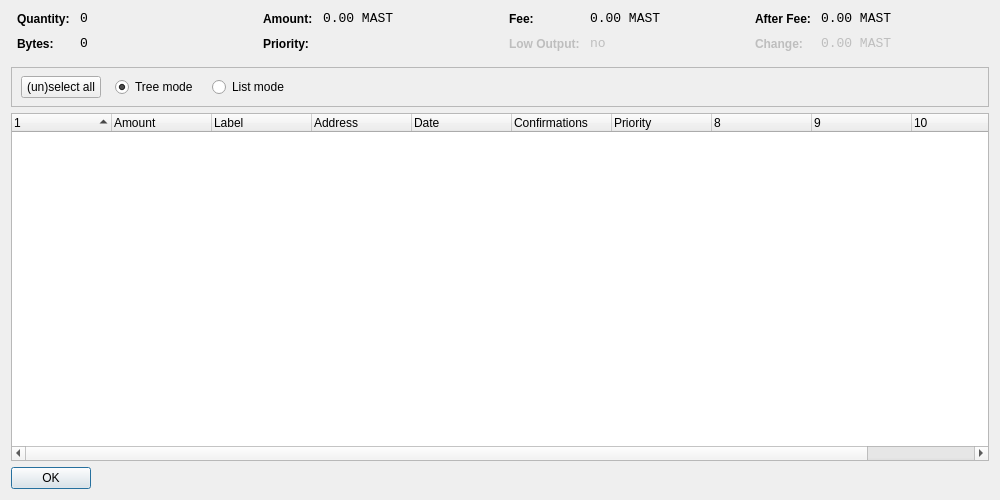
<?xml version="1.0" encoding="UTF-8"?>
<ui version="4.0">
 <class>CoinControlDialog</class>
 <widget class="QDialog" name="CoinControlDialog">
  <property name="geometry">
   <rect>
    <x>0</x>
    <y>0</y>
    <width>1000</width>
    <height>500</height>
   </rect>
  </property>
  <property name="windowTitle">
   <string>Coin Control</string>
  </property>
  <layout class="QVBoxLayout" name="verticalLayout">
   <item>
    <layout class="QHBoxLayout" name="horizontalLayoutTop" stretch="0,0,0,0">
     <property name="topMargin">
      <number>0</number>
     </property>
     <property name="bottomMargin">
      <number>10</number>
     </property>
     <item>
      <layout class="QFormLayout" name="formLayoutCoinControl1">
       <property name="horizontalSpacing">
        <number>10</number>
       </property>
       <property name="verticalSpacing">
        <number>10</number>
       </property>
       <property name="leftMargin">
        <number>6</number>
       </property>
       <property name="rightMargin">
        <number>6</number>
       </property>
       <item row="0" column="0">
        <widget class="QLabel" name="labelCoinControlQuantityText">
         <property name="styleSheet">
          <string notr="true">font-weight:bold;</string>
         </property>
         <property name="text">
          <string>Quantity:</string>
         </property>
        </widget>
       </item>
       <item row="0" column="1">
        <widget class="QLabel" name="labelCoinControlQuantity">
         <property name="font">
          <font>
           <family>Monospace</family>
           <pointsize>10</pointsize>
          </font>
         </property>
         <property name="cursor">
          <cursorShape>IBeamCursor</cursorShape>
         </property>
         <property name="contextMenuPolicy">
          <enum>Qt::ActionsContextMenu</enum>
         </property>
         <property name="text">
          <string notr="true">0</string>
         </property>
         <property name="textInteractionFlags">
          <set>Qt::LinksAccessibleByMouse|Qt::TextSelectableByKeyboard|Qt::TextSelectableByMouse</set>
         </property>
        </widget>
       </item>
       <item row="1" column="0">
        <widget class="QLabel" name="labelCoinControlBytesText">
         <property name="styleSheet">
          <string notr="true">font-weight:bold;</string>
         </property>
         <property name="text">
          <string>Bytes:</string>
         </property>
        </widget>
       </item>
       <item row="1" column="1">
        <widget class="QLabel" name="labelCoinControlBytes">
         <property name="font">
          <font>
           <family>Monospace</family>
           <pointsize>10</pointsize>
          </font>
         </property>
         <property name="cursor">
          <cursorShape>IBeamCursor</cursorShape>
         </property>
         <property name="contextMenuPolicy">
          <enum>Qt::ActionsContextMenu</enum>
         </property>
         <property name="text">
          <string notr="true">0</string>
         </property>
         <property name="textInteractionFlags">
          <set>Qt::LinksAccessibleByMouse|Qt::TextSelectableByKeyboard|Qt::TextSelectableByMouse</set>
         </property>
        </widget>
       </item>
      </layout>
     </item>
     <item>
      <layout class="QFormLayout" name="formLayoutCoinControl2">
       <property name="horizontalSpacing">
        <number>10</number>
       </property>
       <property name="verticalSpacing">
        <number>10</number>
       </property>
       <property name="leftMargin">
        <number>6</number>
       </property>
       <property name="rightMargin">
        <number>6</number>
       </property>
       <item row="0" column="0">
        <widget class="QLabel" name="labelCoinControlAmountText">
         <property name="styleSheet">
          <string notr="true">font-weight:bold;</string>
         </property>
         <property name="text">
          <string>Amount:</string>
         </property>
        </widget>
       </item>
       <item row="0" column="1">
        <widget class="QLabel" name="labelCoinControlAmount">
         <property name="font">
          <font>
           <family>Monospace</family>
           <pointsize>10</pointsize>
          </font>
         </property>
         <property name="cursor">
          <cursorShape>IBeamCursor</cursorShape>
         </property>
         <property name="contextMenuPolicy">
          <enum>Qt::ActionsContextMenu</enum>
         </property>
         <property name="text">
          <string notr="true">0.00 MAST</string>
         </property>
         <property name="textInteractionFlags">
          <set>Qt::LinksAccessibleByMouse|Qt::TextSelectableByKeyboard|Qt::TextSelectableByMouse</set>
         </property>
        </widget>
       </item>
       <item row="1" column="0">
        <widget class="QLabel" name="labelCoinControlPriorityText">
         <property name="styleSheet">
          <string notr="true">font-weight:bold;</string>
         </property>
         <property name="text">
          <string>Priority:</string>
         </property>
        </widget>
       </item>
       <item row="1" column="1">
        <widget class="QLabel" name="labelCoinControlPriority">
         <property name="font">
          <font>
           <family>Monospace</family>
           <pointsize>10</pointsize>
          </font>
         </property>
         <property name="cursor">
          <cursorShape>IBeamCursor</cursorShape>
         </property>
         <property name="contextMenuPolicy">
          <enum>Qt::ActionsContextMenu</enum>
         </property>
         <property name="text">
          <string/>
         </property>
         <property name="textInteractionFlags">
          <set>Qt::LinksAccessibleByMouse|Qt::TextSelectableByKeyboard|Qt::TextSelectableByMouse</set>
         </property>
        </widget>
       </item>
      </layout>
     </item>
     <item>
      <layout class="QFormLayout" name="formLayoutCoinControl3">
       <property name="horizontalSpacing">
        <number>10</number>
       </property>
       <property name="verticalSpacing">
        <number>10</number>
       </property>
       <property name="leftMargin">
        <number>6</number>
       </property>
       <property name="rightMargin">
        <number>6</number>
       </property>
       <item row="0" column="0">
        <widget class="QLabel" name="labelCoinControlFeeText">
         <property name="styleSheet">
          <string notr="true">font-weight:bold;</string>
         </property>
         <property name="text">
          <string>Fee:</string>
         </property>
        </widget>
       </item>
       <item row="0" column="1">
        <widget class="QLabel" name="labelCoinControlFee">
         <property name="font">
          <font>
           <family>Monospace</family>
           <pointsize>10</pointsize>
          </font>
         </property>
         <property name="cursor">
          <cursorShape>IBeamCursor</cursorShape>
         </property>
         <property name="contextMenuPolicy">
          <enum>Qt::ActionsContextMenu</enum>
         </property>
         <property name="text">
          <string notr="true">0.00 MAST</string>
         </property>
         <property name="textInteractionFlags">
          <set>Qt::LinksAccessibleByMouse|Qt::TextSelectableByKeyboard|Qt::TextSelectableByMouse</set>
         </property>
        </widget>
       </item>
       <item row="1" column="0">
        <widget class="QLabel" name="labelCoinControlLowOutputText">
         <property name="enabled">
          <bool>false</bool>
         </property>
         <property name="styleSheet">
          <string notr="true">font-weight:bold;</string>
         </property>
         <property name="text">
          <string>Low Output:</string>
         </property>
        </widget>
       </item>
       <item row="1" column="1">
        <widget class="QLabel" name="labelCoinControlLowOutput">
         <property name="enabled">
          <bool>false</bool>
         </property>
         <property name="font">
          <font>
           <family>Monospace</family>
           <pointsize>10</pointsize>
          </font>
         </property>
         <property name="cursor">
          <cursorShape>IBeamCursor</cursorShape>
         </property>
         <property name="contextMenuPolicy">
          <enum>Qt::ActionsContextMenu</enum>
         </property>
         <property name="text">
          <string notr="true">no</string>
         </property>
         <property name="textInteractionFlags">
          <set>Qt::LinksAccessibleByMouse|Qt::TextSelectableByKeyboard|Qt::TextSelectableByMouse</set>
         </property>
        </widget>
       </item>
      </layout>
     </item>
     <item>
      <layout class="QFormLayout" name="formLayoutCoinControl4">
       <property name="horizontalSpacing">
        <number>10</number>
       </property>
       <property name="verticalSpacing">
        <number>10</number>
       </property>
       <property name="leftMargin">
        <number>6</number>
       </property>
       <property name="rightMargin">
        <number>6</number>
       </property>
       <item row="0" column="0">
        <widget class="QLabel" name="labelCoinControlAfterFeeText">
         <property name="styleSheet">
          <string notr="true">font-weight:bold;</string>
         </property>
         <property name="text">
          <string>After Fee:</string>
         </property>
        </widget>
       </item>
       <item row="0" column="1">
        <widget class="QLabel" name="labelCoinControlAfterFee">
         <property name="font">
          <font>
           <family>Monospace</family>
           <pointsize>10</pointsize>
          </font>
         </property>
         <property name="cursor">
          <cursorShape>IBeamCursor</cursorShape>
         </property>
         <property name="contextMenuPolicy">
          <enum>Qt::ActionsContextMenu</enum>
         </property>
         <property name="text">
          <string notr="true">0.00 MAST</string>
         </property>
         <property name="textInteractionFlags">
          <set>Qt::LinksAccessibleByMouse|Qt::TextSelectableByKeyboard|Qt::TextSelectableByMouse</set>
         </property>
        </widget>
       </item>
       <item row="1" column="0">
        <widget class="QLabel" name="labelCoinControlChangeText">
         <property name="enabled">
          <bool>false</bool>
         </property>
         <property name="styleSheet">
          <string notr="true">font-weight:bold;</string>
         </property>
         <property name="text">
          <string>Change:</string>
         </property>
        </widget>
       </item>
       <item row="1" column="1">
        <widget class="QLabel" name="labelCoinControlChange">
         <property name="enabled">
          <bool>false</bool>
         </property>
         <property name="font">
          <font>
           <family>Monospace</family>
           <pointsize>10</pointsize>
          </font>
         </property>
         <property name="cursor">
          <cursorShape>IBeamCursor</cursorShape>
         </property>
         <property name="contextMenuPolicy">
          <enum>Qt::ActionsContextMenu</enum>
         </property>
         <property name="text">
          <string notr="true">0.00 MAST</string>
         </property>
         <property name="textInteractionFlags">
          <set>Qt::LinksAccessibleByMouse|Qt::TextSelectableByKeyboard|Qt::TextSelectableByMouse</set>
         </property>
        </widget>
       </item>
      </layout>
     </item>
    </layout>
   </item>
   <item>
    <widget class="QFrame" name="frame">
     <property name="minimumSize">
      <size>
       <width>0</width>
       <height>40</height>
      </size>
     </property>
     <property name="frameShape">
      <enum>QFrame::StyledPanel</enum>
     </property>
     <property name="frameShadow">
      <enum>QFrame::Sunken</enum>
     </property>
     <widget class="QWidget" name="horizontalLayoutWidget">
      <property name="geometry">
       <rect>
        <x>10</x>
        <y>0</y>
        <width>781</width>
        <height>41</height>
       </rect>
      </property>
      <layout class="QHBoxLayout" name="horizontalLayoutPanel" stretch="0,0,0,0,0">
       <property name="spacing">
        <number>14</number>
       </property>
       <item>
        <widget class="QPushButton" name="pushButtonSelectAll">
         <property name="sizePolicy">
          <sizepolicy hsizetype="Maximum" vsizetype="Fixed">
           <horstretch>0</horstretch>
           <verstretch>0</verstretch>
          </sizepolicy>
         </property>
         <property name="text">
          <string>(un)select all</string>
         </property>
        </widget>
       </item>
       <item>
        <widget class="QRadioButton" name="radioTreeMode">
         <property name="sizePolicy">
          <sizepolicy hsizetype="Maximum" vsizetype="Fixed">
           <horstretch>0</horstretch>
           <verstretch>0</verstretch>
          </sizepolicy>
         </property>
         <property name="text">
          <string>Tree mode</string>
         </property>
         <property name="checked">
          <bool>true</bool>
         </property>
        </widget>
       </item>
       <item>
        <widget class="QRadioButton" name="radioListMode">
         <property name="sizePolicy">
          <sizepolicy hsizetype="Maximum" vsizetype="Fixed">
           <horstretch>0</horstretch>
           <verstretch>0</verstretch>
          </sizepolicy>
         </property>
         <property name="text">
          <string>List mode</string>
         </property>
        </widget>
       </item>
       <item>
        <spacer name="horizontalSpacer">
         <property name="orientation">
          <enum>Qt::Horizontal</enum>
         </property>
         <property name="sizeHint" stdset="0">
          <size>
           <width>40</width>
           <height>20</height>
          </size>
         </property>
        </spacer>
       </item>
      </layout>
     </widget>
    </widget>
   </item>
   <item>
    <widget class="CoinControlTreeWidget" name="treeWidget">
     <property name="contextMenuPolicy">
      <enum>Qt::CustomContextMenu</enum>
     </property>
     <property name="sortingEnabled">
      <bool>false</bool>
     </property>
     <property name="columnCount">
      <number>11</number>
     </property>
     <attribute name="headerShowSortIndicator" stdset="0">
      <bool>true</bool>
     </attribute>
     <attribute name="headerStretchLastSection">
      <bool>false</bool>
     </attribute>
     <column>
      <property name="text">
       <string/>
      </property>
     </column>
     <column>
      <property name="text">
       <string>Amount</string>
      </property>
     </column>
     <column>
      <property name="text">
       <string>Label</string>
      </property>
     </column>
     <column>
      <property name="text">
       <string>Address</string>
      </property>
     </column>
     <column>
      <property name="text">
       <string>Date</string>
      </property>
     </column>
     <column>
      <property name="text">
       <string>Confirmations</string>
      </property>
      <property name="toolTip">
       <string>Confirmed</string>
      </property>
     </column>
     <column>
      <property name="text">
       <string>Priority</string>
      </property>
     </column>
     <column>
      <property name="text">
       <string/>
      </property>
     </column>
     <column>
      <property name="text">
       <string/>
      </property>
     </column>
     <column>
      <property name="text">
       <string/>
      </property>
     </column>
     <column>
      <property name="text">
       <string/>
      </property>
     </column>
    </widget>
   </item>
   <item>
    <widget class="QDialogButtonBox" name="buttonBox">
     <property name="sizePolicy">
      <sizepolicy hsizetype="Maximum" vsizetype="Fixed">
       <horstretch>0</horstretch>
       <verstretch>0</verstretch>
      </sizepolicy>
     </property>
     <property name="orientation">
      <enum>Qt::Horizontal</enum>
     </property>
     <property name="standardButtons">
      <set>QDialogButtonBox::Ok</set>
     </property>
    </widget>
   </item>
  </layout>
 </widget>
 <customwidgets>
  <customwidget>
   <class>CoinControlTreeWidget</class>
   <extends>QTreeWidget</extends>
   <header>coincontroltreewidget.h</header>
  </customwidget>
 </customwidgets>
 <resources/>
 <connections/>
</ui>
